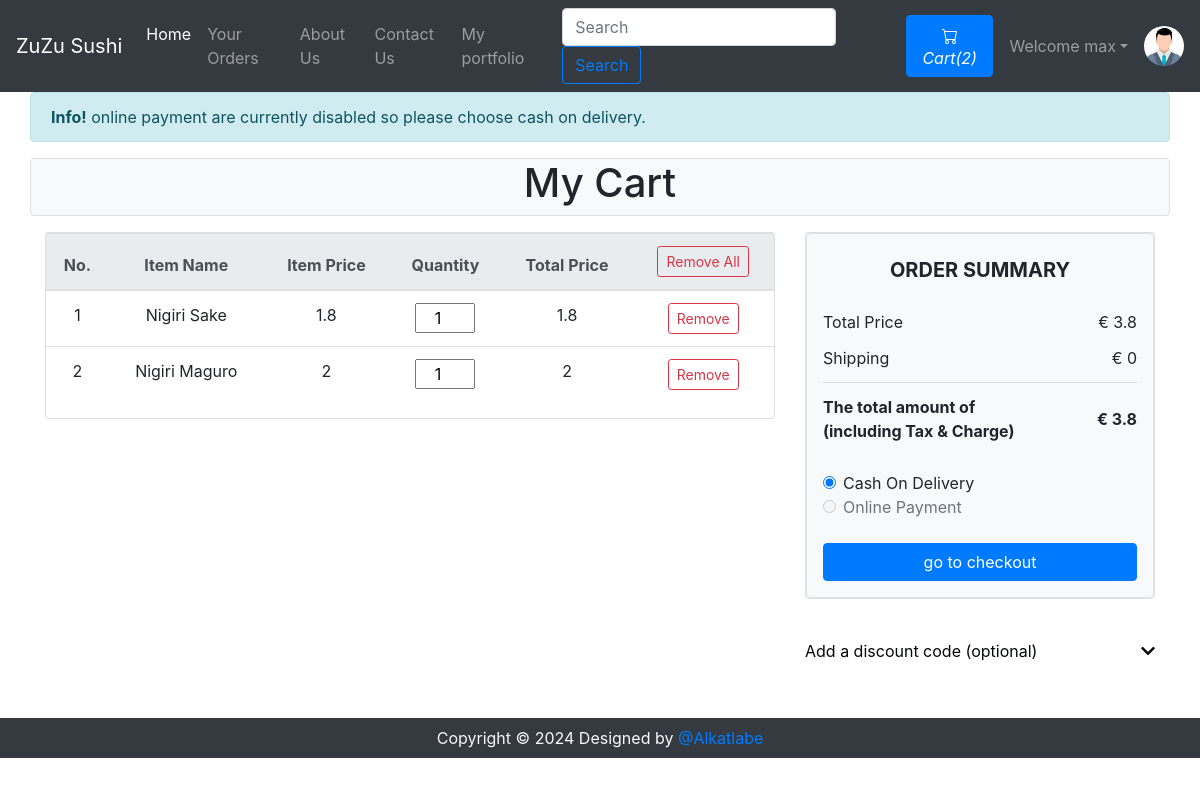
The app's page /viewCart.php (signed in) with its own data.
### tables this page shows
CREATE TABLE `sitedetail` (
  `tempId` int(11) NOT NULL,
  `systemName` varchar(21) NOT NULL,
  `email` varchar(255) NOT NULL,
  `contact1` bigint(21) NOT NULL,
  `contact2` bigint(21) DEFAULT NULL COMMENT 'Optional',
  `address` text NOT NULL,
  `dateTime` datetime NOT NULL DEFAULT '0000-00-00 00:00:00' ON UPDATE current_timestamp()
);

CREATE TABLE `viewcart` (
  `cartItemId` int(11) NOT NULL,
  `sushiId` int(11) NOT NULL,
  `itemQuantity` int(100) NOT NULL,
  `userId` int(11) NOT NULL,
  `addedDate` datetime NOT NULL DEFAULT current_timestamp()
);

CREATE TABLE `sushi` (
  `sushiId` int(12) NOT NULL,
  `sushiName` varchar(255) NOT NULL,
  `sushiPrice` float NOT NULL,
  `sushiDesc` text NOT NULL,
  `sushiCategorieId` int(12) NOT NULL,
  `sushiPubDate` datetime NOT NULL DEFAULT current_timestamp()
);

### viewCart.php (the view, shortened to what this page needs)
<!doctype html>
<html lang="en">
<head>
    <link rel="stylesheet" href="https://stackpath.bootstrapcdn.com/bootstrap/4.4.1/css/bootstrap.min.css">
    <link rel="stylesheet" href="https://use.fontawesome.com/releases/v5.8.2/css/all.css">
</head>
<body>
    <?php include 'Templates/_dbconnect.php';?>
    <?php require 'Templates/_nav.php' ?>
    <?php
    if($loggedin){
    ?>
    <div class="container" id="cont">
        <div class="row">
            <div class="alert alert-info mb-0" style="width: -webkit-fill-available;">
              <strong>Info!</strong> online payment are currently disabled so please choose cash on delivery.
            </div>
            <div class="col-lg-12 text-center border rounded bg-light my-3">
                <h1>My Cart</h1>
            </div>
            <div class="col-lg-8">
                <div class="card wish-list mb-3">
                    <table class="table text-center">
                        <thead class="thead-light">
                            <tr>
                                <th scope="col">No.</th>
                                <th scope="col">Item Name</th>
                                <th scope="col">Item Price</th>
                                <th scope="col">Quantity</th>
                                <th scope="col">Total Price</th>
                                <th scope="col">
                                    <form action="Templates/_manageCart.php" method="POST">
                                        <button name="removeAllItem" class="btn btn-sm btn-outline-danger">Remove All</button>
                                        <input type="hidden" name="userId" value="<?php $userId = $_SESSION['userId']; echo $userId ?>">
                                    </form>
                                </th>
                            </tr>
                        </thead>
                        <tbody>
                            <?php
                                $sql = "SELECT * FROM `viewcart` WHERE `userId`= $userId";
                                $result = mysqli_query($conn, $sql);
                                $counter = 0;
                                $totalPrice = 0;
                                while($row = mysqli_fetch_assoc($result)){
                                    $sushiId = $row['sushiId'];
                                    $Quantity = $row['itemQuantity'];
                                    $mysql = "SELECT * FROM `sushi` WHERE sushiId = $sushiId";
                                    $myresult = mysqli_query($conn, $mysql);
                                    $myrow = mysqli_fetch_assoc($myresult);
                                    $sushiName = $myrow['sushiName'];
                                    $sushiPrice = $myrow['sushiPrice'];
                                    $total = $sushiPrice * $Quantity;
                                    $counter++;
                                    $totalPrice = $totalPrice + $total;
                                    echo '<tr>
                                            <td>' . $counter . '</td>
                                            <td>' . $sushiName . '</td>
                                            <td>' . $sushiPrice . '</td>
                                            <td>
                                                <form id="frm' . $sushiId . '">
                                                    <input type="hidden" name="sushiId" value="' . $sushiId . '">
                                                    <input type="number" name="quantity" value="' . $Quantity . '" class="text-center" onchange="updateCart(' . $sushiId . ')" onkeyup="return false" style="width:60px" min=1 oninput="check(this)" onClick="this.select();">
                                                </form>
                                            </td>
                                            <td>' . $total . '</td>
                                            <td>
                                                <form action="Templates/_manageCart.php" method="POST">
                                                    <button name="removeItem" class="btn btn-sm btn-outline-danger">Remove</button>
                                                    <input type="hidden" name="itemId" value="'.$sushiId. '">
                                                </form>
                                            </td>
                                        </tr>';
                                }
                                    ?>
                        </tbody>
                    </table>
                </div>
            </div>
            <div class="col-lg-4">
                <div class="card wish-list mb-3">
                    <div class="pt-4 border bg-light rounded p-3">
                        <h5 class="mb-3 text-uppercase font-weight-bold text-center">Order summary</h5>
                        <ul class="list-group list-group-flush">
                            <li class="list-group-item d-flex justify-content-between align-items-center border-0 px-0 pb-0 bg-light">Total Price<span>€ <?php echo $totalPrice ?></span></li>
                            <li class="list-group-item d-flex justify-content-between align-items-center px-0 bg-light">Shipping<span>€ 0</span></li>
                            <li class="list-group-item d-flex justify-content-between align-items-center border-0 px-0 mb-3 bg-light">
                                <div>
                                    <strong>The total amount of</strong>
                                    <strong><p class="mb-0">(including Tax & Charge)</p></strong>
                                </div>
                                <span><strong>€ <?php echo $totalPrice ?></strong></span>
                            </li>
                        </ul>
                        <div class="form-check">
                            <input class="form-check-input" type="radio" name="flexRadioDefault" id="flexRadioDefault1" checked>
                            <label class="form-check-label" for="flexRadioDefault1">
                                Cash On Delivery
                            </label>
                        </div>
                        <div class="form-check">
                            <input class="form-check-input" type="radio" name="flexRadioDefault1" id="flexRadioDefault1" disabled>
                            <label class="form-check-label" for="flexRadioDefault1">
                                Online Payment
                            </label>
                        </div><br>
                        <button type="button" class="btn btn-primary btn-block" data-toggle="modal" data-target="#checkoutModal">go to checkout</button>
                    </div>
                </div>
                <div class="mb-3">
                    <div class="pt-4">
                        <a class="dark-grey-text d-flex justify-content-between" style="text-decoration: none; color: #050607;" data-toggle="collapse" href="#collapseExample"
                            aria-expanded="false" aria-controls="collapseExample">
                            Add a discount code (optional)
                            <span><i class="fas fa-chevron-down pt-1"></i></span>
                        </a>
                    </div>
                </div>
            </div>
        </div>
    </div>
    <?php
    }
    else {
        echo '<div class="container" style="min-height : 610px;">
        <div class="alert alert-info my-3">
            <font style="font-size:22px"><center>Before checkout you need to <strong><a class="alert-link" data-toggle="modal" data-target="#loginModal">Login</a></strong></center></font>
        </div></div>';
    }
    ?>
    <?php require 'Templates/_footer.php' ?>
</body>
</html>

### Templates/_nav.php (shortened to what this page needs)
<?php
if(isset($_SESSION['loggedin']) && $_SESSION['loggedin']==true){
  $loggedin= true;
  $userId = $_SESSION['userId'];
  $username = $_SESSION['username'];
}
else{
  $loggedin = false;
  $userId = 0;
}
$sql = "SELECT * FROM `sitedetail`";
$result = mysqli_query($conn, $sql);
$row = mysqli_fetch_assoc($result);
$systemName = $row['systemName'];
echo '<nav class="navbar navbar-expand-lg navbar-dark bg-dark">
      <a class="navbar-brand" href="index.php">'.$systemName.'</a>
      <button class="navbar-toggler" type="button" data-toggle="collapse" data-target="#navbarSupportedContent" aria-controls="navbarSupportedContent" aria-expanded="false" aria-label="Toggle navigation">
        <span class="navbar-toggler-icon"></span>
      </button>
      <div class="collapse navbar-collapse" id="navbarSupportedContent">
        <ul class="navbar-nav mr-auto">
          <li class="nav-item active">
            <a class="nav-link" href="index.php">Home <span class="sr-only">(current)</span></a>
          </li>
          <li class="nav-item">
            <a class="nav-link" href="viewOrder.php">Your Orders</a>
          </li>
          <li class="nav-item">
            <a class="nav-link" href="about.php">About Us</a>
          </li>
          <li class="nav-item">
            <a class="nav-link" href="contact.php">Contact Us</a>
          </li>
          <li class="nav-item">
            <a class="nav-link" href="../index.php">My portfolio</a>
          </li>
        </ul>
        <form method="get" action="/Rest/search.php" class="form-inline my-2 my-lg-0 mx-3">
          <input class="form-control mr-sm-2" type="search" name="search" id="search" placeholder="Search" aria-label="Search" required>
          <button class="btn btn-outline-primary my-2 my-sm-0" type="submit">Search</button>
        </form>';
        $countsql = "SELECT SUM(`itemQuantity`) FROM `viewcart` WHERE `userId`=$userId";
        $countresult = mysqli_query($conn, $countsql);
        $countrow = mysqli_fetch_assoc($countresult);
        $count = $countrow['SUM(`itemQuantity`)'];
        echo '<a href="viewCart.php"><button type="button" class="btn btn-primary mx-2" title="MyCart">
          <svg xmlns="img/cart.svg" width="16" height="16" fill="currentColor" class="bi bi-cart" viewBox="0 0 16 16">
            <path d="M0 1.5A.5.5 0 0 1 .5 1H2a.5.5 0 0 1 .485.379L2.89 3H14.5a.5.5 0 0 1 .491.592l-1.5 8A.5.5 0 0 1 13 12H4a.5.5 0 0 1-.491-.408L2.01 3.607 1.61 2H.5a.5.5 0 0 1-.5-.5zM3.102 4l1.313 7h8.17l1.313-7H3.102zM5 12a2 2 0 1 0 0 4 2 2 0 0 0 0-4zm7 0a2 2 0 1 0 0 4 2 2 0 0 0 0-4zm-7 1a1 1 0 1 1 0 2 1 1 0 0 1 0-2zm7 0a1 1 0 1 1 0 2 1 1 0 0 1 0-2z"/>
          </svg>
          <i class="bi bi-cart">Cart(' .$count. ')</i>
        </button></a>';
        if($loggedin){
          echo '<ul class="navbar-nav mr-2">
            <li class="nav-item dropdown">
              <a class="nav-link dropdown-toggle" href="#" id="navbarDropdown" role="button" data-toggle="dropdown"> Welcome ' .$username. '</a>
              <div class="dropdown-menu" aria-labelledby="navbarDropdown">
                <a class="dropdown-item" href="Templates/_logout.php">Logout</a>
              </div>
            </li>
          </ul>
          <div class="text-center image-size-small position-relative">
            <a href="viewProfile.php"><img src="img/person-' .$userId. '.jpg" class="rounded-circle" onError="this.src = \'img/profilePic.jpg\'" style="width:40px; height:40px"></a>
          </div>';
        }
        else {
          echo '
          <button type="button" class="btn btn-primary mx-2"  data-toggle="modal" data-target="#loginModal">Login</button>
          <button type="button" class="btn btn-primary mx-2"  data-toggle="modal" data-target="#signupModal">SignUp</button>';
        }
  echo '</div>
    </nav>';
?>

### viewCart.php (style rules this page uses)
#cont { min-height : 626px; }

### records on screen
sitedetail: systemName "ZuZu Sushi"
viewcart: sushiId.sushiName "Nigiri Sake", sushiId.sushiPrice "1.8", quantity "1"
viewcart: sushiId.sushiName "Nigiri Maguro", sushiId.sushiPrice "2", quantity "1"

### other values on screen
$count "2"
$username "max"
$totalPrice "3.8"
